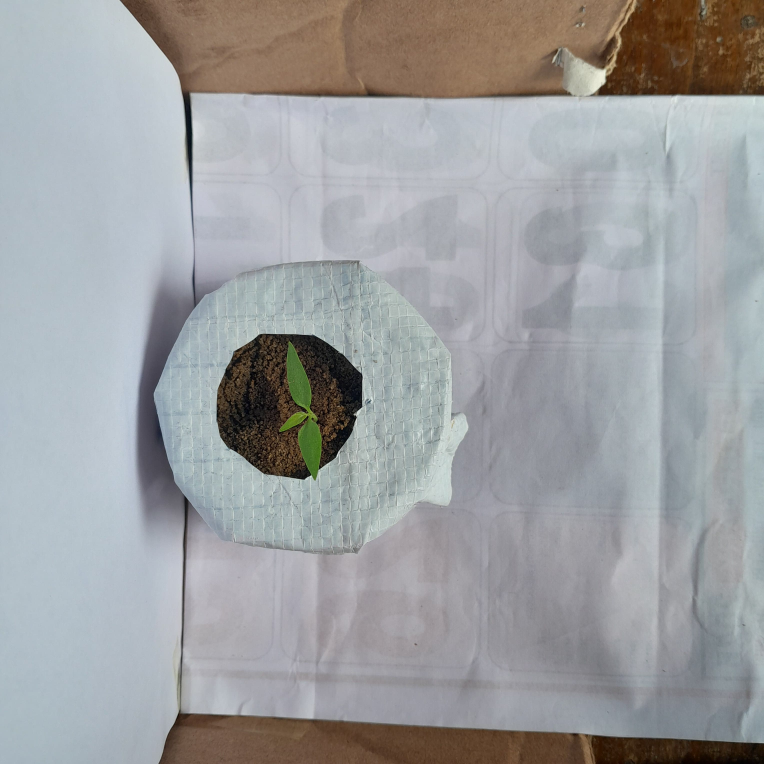
#> input picture Monitoring_palnt_growth/a3.jpg, 3056 x 3056 px (shown at 1/4 size)
$ jupyter execute Detecting_yellow_leaves.ipynb
#> lines starting #> are read from the running program, lines starting #| are printed output that depends on the picture; after the words box and inside, x2 and y2 are one past the last pixel; in counts of white or black regions, pixels touching at a corner belong together
[cell 1]
import cv2
import numpy as np

def detect_yellow_spots(image_path):
    # Read the image
#> called with image_path = 'a3.jpg'
    img = cv2.imread(image_path)
#> img is the input picture: shape (3056, 3056, 3); mean B, G, R 160.9, 159.2, 157.7
    img = cv2.resize(img, (500, 500))
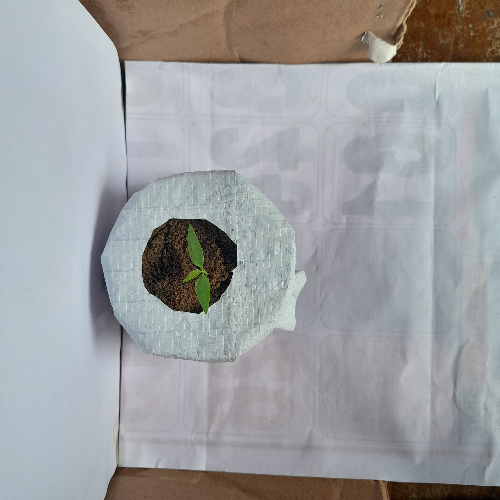
#> img: shape (500, 500, 3); mean B, G, R 160.8, 159.2, 157.6
    if img is None:
        print("Error: Image not found or unable to load.")
        return None

    # Convert to HSV color space
    hsv = cv2.cvtColor(img, cv2.COLOR_BGR2HSV)
#> hsv: shape (500, 500, 3); mean H, S, V 92.9, 34.3, 168.4

    # Define HSV range for yellow spots
    lower_yellow = np.array([20, 100, 100])  # Adjust for lighter yellow
    upper_yellow = np.array([40, 255, 255])  # Covers brighter yellow

    # Create mask for yellow areas
    mask = cv2.inRange(hsv, lower_yellow, upper_yellow)
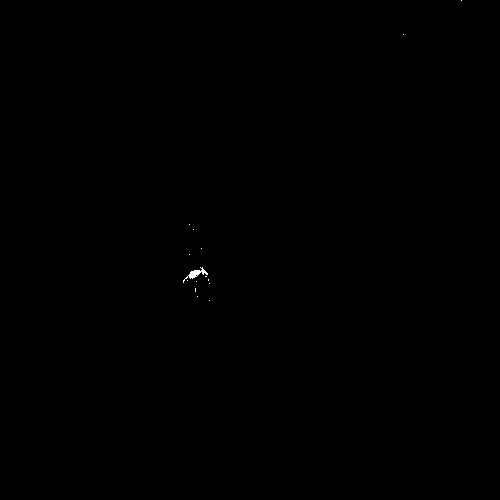
#> mask: shape (500, 500); 0.05% white; 15 white regions (14 under 20 px), largest, box (x1, y1, x2, y2) and area: (183, 267, 208, 283) 110

    # Clean noise with morphological operations
    kernel = np.ones((3, 3), np.uint8)
    mask = cv2.morphologyEx(mask, cv2.MORPH_OPEN, kernel, iterations=2)
#> mask: shape (500, 500); 0.02% white; 1 white region
    mask = cv2.morphologyEx(mask, cv2.MORPH_CLOSE, kernel, iterations=2)

    # Find contours of yellow spots
    contours, _ = cv2.findContours(mask, cv2.RETR_EXTERNAL, cv2.CHAIN_APPROX_SIMPLE)
#> contours = 1 contour; box (x1, y1, x2, y2) and area: (190, 270, 199, 278) 43

    # Calculate total area of yellow spots
    yellow_spot_area = sum(cv2.contourArea(cnt) for cnt in contours)
#> yellow_spot_area = 43
    print(f"Total Yellow Spot Area: {yellow_spot_area:.2f} pixels²")
#| Total Yellow Spot Area: 43.00 pixels²

    # Draw contours around yellow spots
    result = img.copy()
    cv2.drawContours(result, contours, -1, (0, 255, 255), 2)
#> result: shape (500, 500, 3); 0.03% of pixels changed, all inside (x1, y1, x2, y2) = (189, 269, 200, 279)

    # Show the output
    cv2.imshow("Yellow Spots Detected", result)
    cv2.imshow("Yellow Mask", mask)
    cv2.waitKey(0)
    cv2.destroyAllWindows()

    return yellow_spot_area

# Example usage
image_path = 'a3.jpg'  # Update with your image path
yellow_spot_area = detect_yellow_spots(image_path)
#> yellow_spot_area = 43
